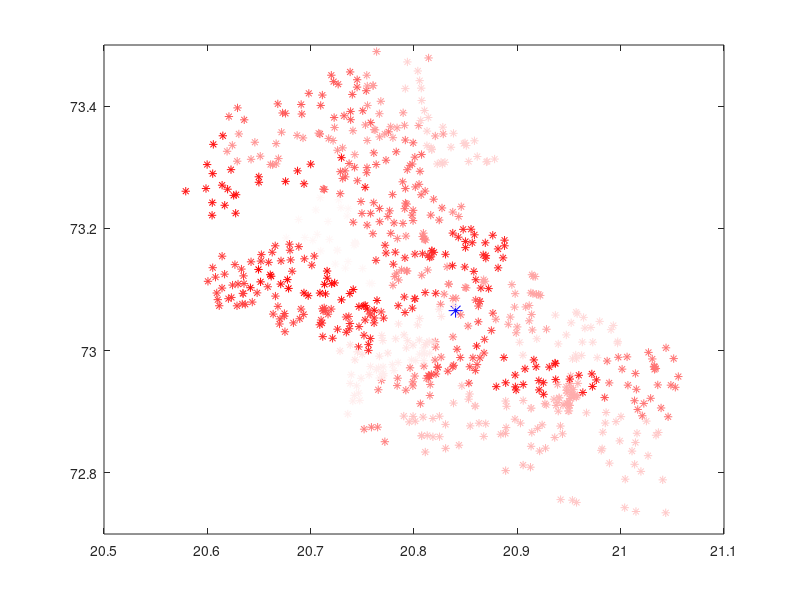

Recreate this plot in MATLAB.
%%%%%%%%%%%%%%%%%%%%%%%%%%%%%%%%%%%%%%%%%%%%%%%%%%%%%%%%
% Visualize the current data according to time         %
%%%%%%%%%%%%%%%%%%%%%%%%%%%%%%%%%%%%%%%%%%%%%%%%%%%%%%%%
clc; clear all;
load('clusterdata.mat'); % copies route_nos, X, Y in data, time_routes

KITCHEN_X = [20.840249];
KITCHEN_Y = [73.065424];

%% COLORS
length = length(time_routes)*5;
red = [1, 0, 0];
white = [1, 1, 1];
colors = [linspace(white(1), red(1), length)', linspace(white(2), red(2), length)', linspace(white(3), red(3), length)'];
colors = colors(1:5:end, :);
%% PLOT
plot(KITCHEN_X, KITCHEN_Y, 'Color', 'b', 'Marker', '*', 'MarkerSize', 10);
hold on
for i = 1:size(data,1)
  plot(data(i,2), data(i,3), 'Color', colors(find(time_routes==data(i,1)), :), 'Marker', '*');
end
axis([20.5 21.1 72.7 73.5]); % select custom axis scale
set(gca,'Color','k')
